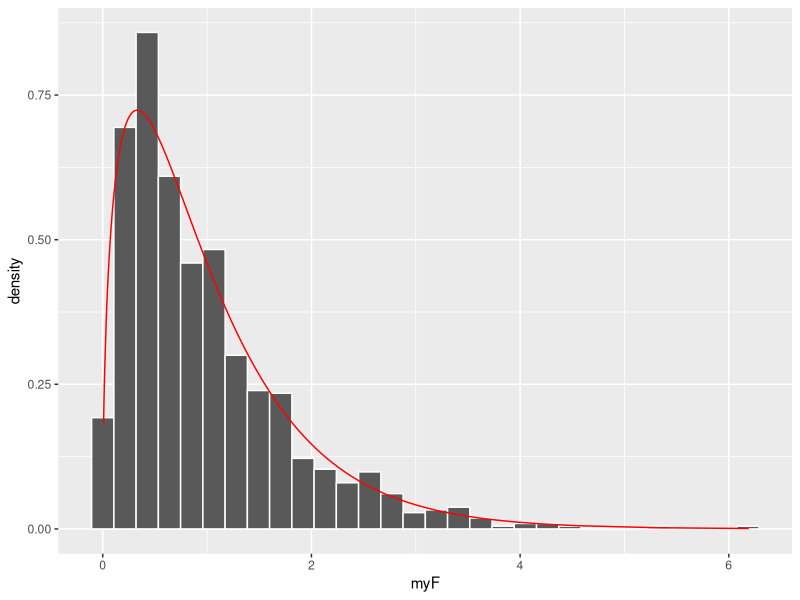

This figure's R source:
#35 - Lesson 5-3B (and Lesson 6A?)
#Monday, 4/29/24

#Notes 5-3B Code to Copy

#####Scenario 1
pvalsEV <- replicate(1000,
                     t.test(rnorm(100,100,5), 
                            rnorm(20,100,15),
                            var.equal=TRUE)$p.value)

sum(pvalsEV <= 0.05)/1000


#####Scenario 2
pvalsEV <- replicate(1000,
                     t.test(rnorm(100,100,5), 
                            rnorm(20,100,15),
                            var.equal=FALSE)$p.value)

#counting up the number of simulations that lead to the 
#wrong conclusion when alpha=0.05!

sum(pvalsEV <= 0.05)/1000 

#counting up the number of simulations that lead to the 
#wrong conclusion when alpha=0.10!

sum(pvalsEV <= 0.10)/1000 

#counting up the number of simulations that lead to the 
#wrong conclusion when alpha=0.01!

sum(pvalsEV <= 0.01)/1000 


#####Scenario 3
pvalsEV <- replicate(1000,
                     t.test(rnorm(100,100,15), 
                            rnorm(20,100,15),
                            var.equal=TRUE)$p.value)

#counting up the number of simulations that lead to the 
#wrong conclusion when alpha=0.05!

sum(pvalsEV <= 0.05)/1000

#####Scenario 4
pvalsEV <- replicate(1000,
                     t.test(rnorm(100,100,15), 
                            rnorm(20,100,15),
                            var.equal=FALSE)$p.value)

#counting up the number of simulations that lead to the 
#wrong conclusion when alpha=0.05!

sum(pvalsEV <= 0.05)/1000




#Re-do with same sample size!

#####Scenario 1
pvalsEV <- replicate(1000,
                     t.test(rnorm(100,100,5), 
                            rnorm(100,100,15),
                            var.equal=TRUE)$p.value)
print("Scenario 1")
sum(pvalsEV <= 0.05)/1000


#####Scenario 2
pvalsEV <- replicate(1000,
                     t.test(rnorm(100,100,5), 
                            rnorm(100,100,15),
                            var.equal=FALSE)$p.value)
print("Scenario 2")
#counting up the number of simulations that lead to the 
#wrong conclusion when alpha=0.05!

sum(pvalsEV <= 0.05)/1000 

#counting up the number of simulations that lead to the 
#wrong conclusion when alpha=0.10!

sum(pvalsEV <= 0.10)/1000 

#counting up the number of simulations that lead to the 
#wrong conclusion when alpha=0.01!

sum(pvalsEV <= 0.01)/1000 


#####Scenario 3
pvalsEV <- replicate(1000,
                     t.test(rnorm(100,100,15), 
                            rnorm(100,100,15),
                            var.equal=TRUE)$p.value)

#counting up the number of simulations that lead to the 
#wrong conclusion when alpha=0.05!
print("Scenario 3")
sum(pvalsEV <= 0.05)/1000

#####Scenario 4
pvalsEV <- replicate(1000,
                     t.test(rnorm(100,100,15), 
                            rnorm(100,100,15),
                            var.equal=FALSE)$p.value)

#counting up the number of simulations that lead to the 
#wrong conclusion when alpha=0.05!
print("Scenario 4")
sum(pvalsEV <= 0.05)/1000



#--------------------------------------------------------------#
##ANOVA


out <- aov(mtcars$hp ~ mtcars$am)
anova(out)

pf(1.886,1,30,lower.tail=FALSE)
1-pf(1.886,1,30)

#Simulation
n1 <- 30
n2 <- 40
n3 <- 50
n4 <- 60
anova(aov(rnorm(n1+n2+n3+n4,100,10) ~ c(rep("A",n1),rep("B",n2),rep("C",n3),rep("D",n4))))$`F value`[1]


#Generating the data
mygroups <- c(rep("A",n1),rep("B",n2),rep("C",n3),rep("D",n4))
myvalues <- rnorm(n1+n2+n3+n4,100,10)

#Look at each piece!
out <- aov(myvalues ~ mygroups)
anova(out)
anova(out)$`F value`
anova(out)$`F value`[1]

anova(aov(myvalues ~ mygroups))$`F value`[1]


#p. 14 Use replicate() to repeat this line of code 1000 times to generate
#1000 F test statistics.
#Then draw a histogram of the test statistics and super-impose the correct
#curve on top!

anova(aov(rnorm(n1+n2+n3+n4,100,10) ~ c(rep("A",n1),rep("B",n2),rep("C",n3),rep("D",n4))))$`F value`[1]


n1 <- 30
n2 <- 40
n3 <- 50
n4 <- 60
myF <- replicate(1000,anova(aov(rnorm(n1+n2+n3+n4,100,10) ~ c(rep("A",n1),rep("B",n2),rep("C",n3),rep("D",n4))))$`F value`[1])
library(ggplot2)
myF.df <- data.frame(myF=myF,myy=df(myF,4-1,n1+n2+n3+n4-4))
ggplot(myF.df,aes(x=myF)) + geom_histogram(aes(y=after_stat(density)),color="white",bins=30)+
  geom_line(aes(y=myy),color="red")
